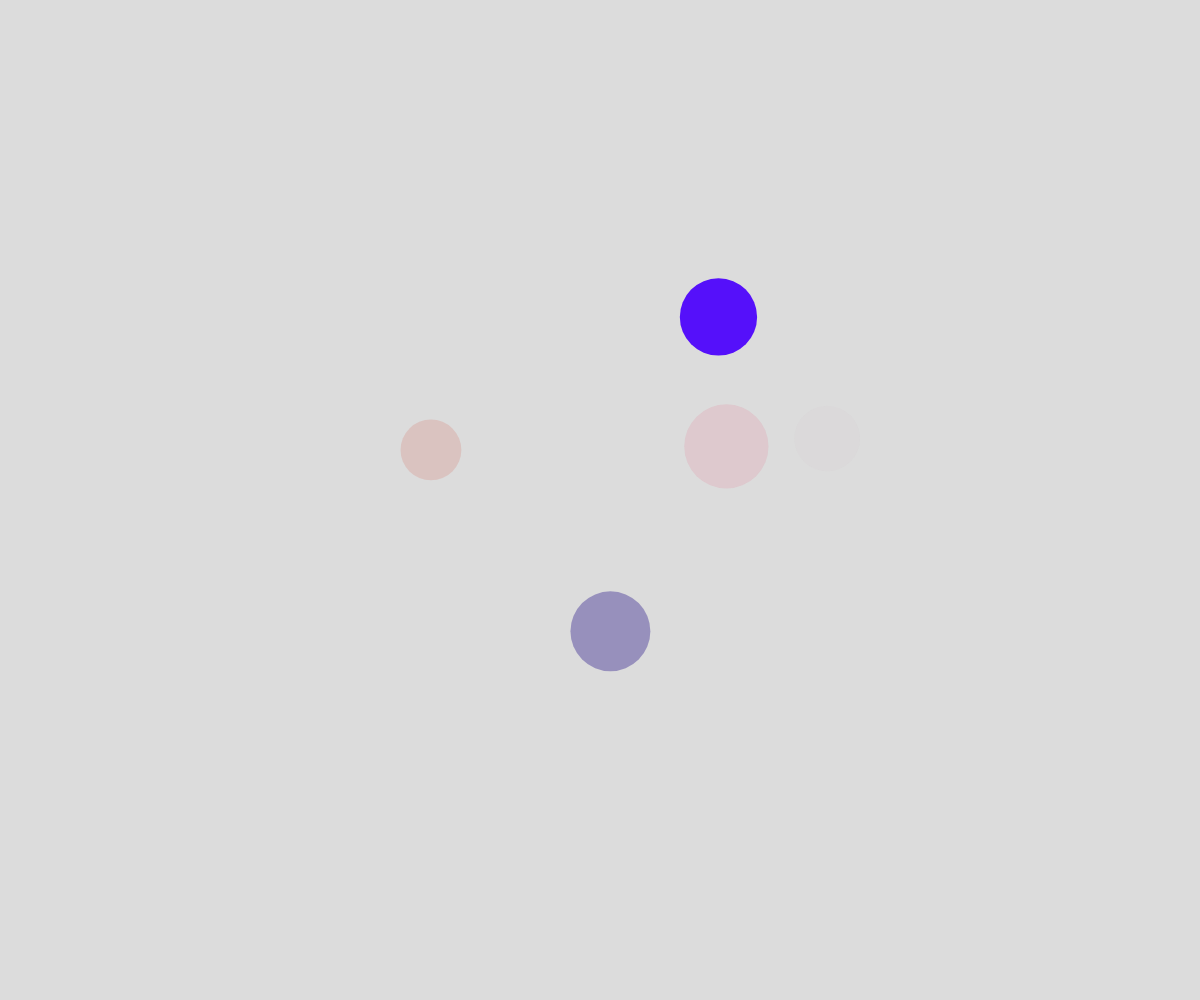
Frame 1 (no input)
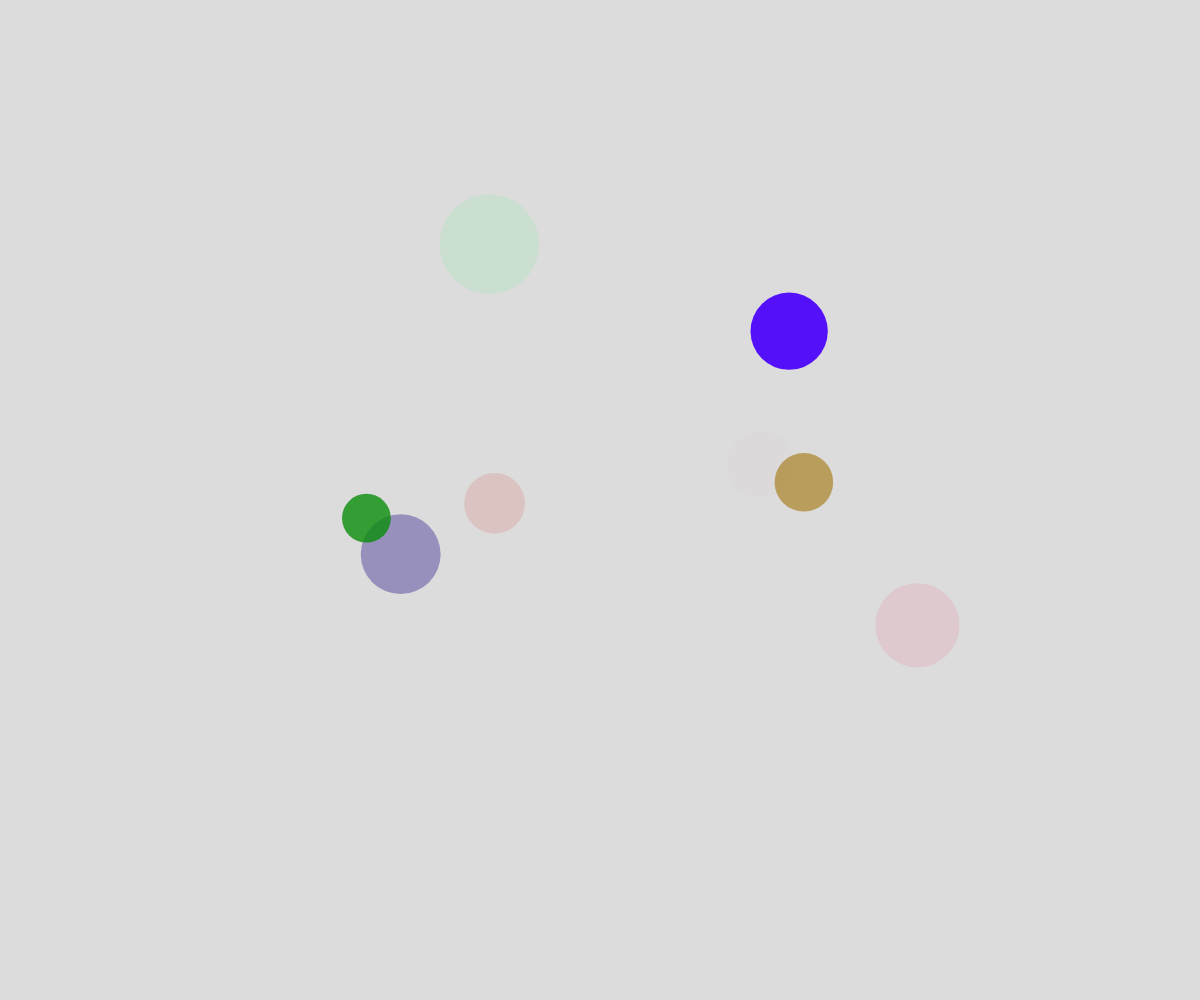
Frame 60 (no input)
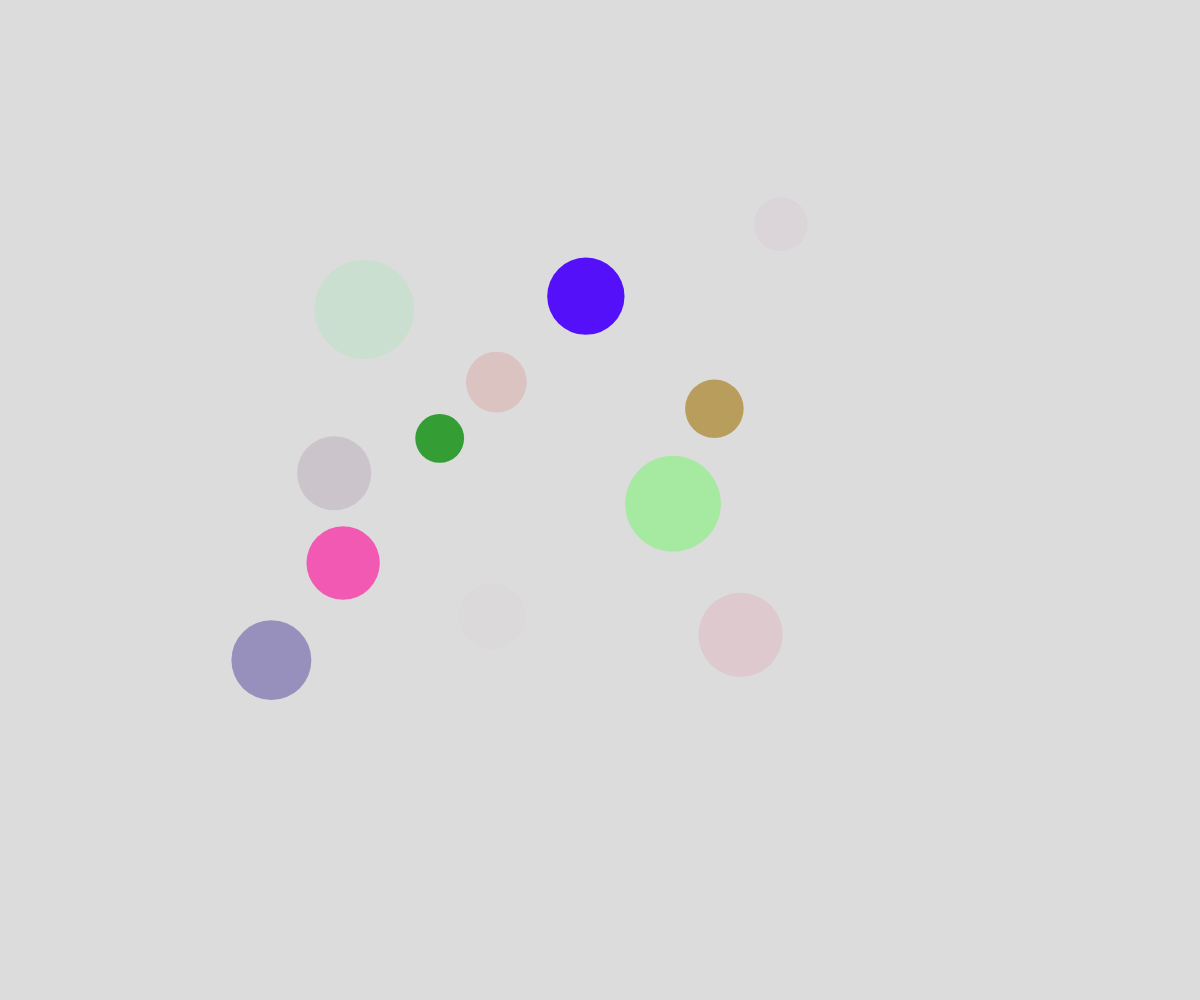
Frame 120 (the mouse pressed at the canvas centre since frame 60)

The p5.js sketch that drew these frames (run headless with seeded random() and noise() and a simulated clock; from frame 60 on, the mouse is pressed at the canvas centre):

// p5.js sketch
// ── sketch.js
// Bubble Object Notation Demo
// (Showing how to delete object from the array)
// October 10, 2024

let theBubbles = [];
let deathLocations = [];

function setup() {
  createCanvas(windowWidth, windowHeight);

  for (let i = 0; i < 5; i++) {
    spawnBubble();
  }

  //create a new bubble every half second
  window.setInterval(spawnBubble, 500);
}

function draw() {
  background(220);
  // moveBubblesRandomly();
  moveBubblesWithNoise();
  displayBubbles();
  displayGraves();
}

function displayGraves() {
  for (let grave of deathLocations) {
    textAlign(CENTER, CENTER);
    fill("black");
    text("X", grave.x, grave.y);
  }
}

function mousePressed() {
  for (let bubble of theBubbles) {
    if (clickedOnBubble(mouseX, mouseY, bubble)) {
      let theIndex = theBubbles.indexOf(bubble);
      theBubbles.splice(theIndex, 1);
      undertaker(mouseX, mouseY);
    }
  }
}

function undertaker(theX, theY) {
  let grave = {
    x: theX, 
    y: theY,
  };
  deathLocations.push(grave);
}

function clickedOnBubble(x, y, theBubble) {
  let distanceAway = dist(x, y, theBubble.x, theBubble.y);
  return distanceAway < theBubble.radius;
}

function moveBubblesWithNoise() {
  for (let bubble of theBubbles) {
    bubble.x = noise(bubble.timeX) * width;
    bubble.y = noise(bubble.timeY) * height;

    bubble.timeX += bubble.deltaTime;
    bubble.timeY += bubble.deltaTime;
  }
}

function moveBubblesRandomly() {
  for (let bubble of theBubbles) {
    let choice = random(100);
    if (choice < 50) {
      //move up
      bubble.y -= bubble.speed;
    }
    else if (choice < 65) {
      //move down
      bubble.y += bubble.speed;
    }
    else if (choice < 75) {
      //move right
      bubble.x += bubble.speed;
    }
    else {
      //move left
      bubble.x -= bubble.speed;
    }
  }
}

function displayBubbles() {
  for (let bubble of theBubbles) {
    noStroke();
    fill(bubble.r, bubble.g, bubble.b, bubble.alpha);
    circle(bubble.x, bubble.y, bubble.radius * 2);
  }
}

function spawnBubble() {
  let someBubble = {
    x: random(0, width),
    y: height + random(0, 50),
    speed: random(2, 5),
    radius: random(20, 50),
    r: random(255),
    g: random(255),
    b: random(255),
    alpha: random(255),
    timeX: random(100000000),
    timeY: random(100000000),
    deltaTime: 0.006,
  };
  theBubbles.push(someBubble);
}
